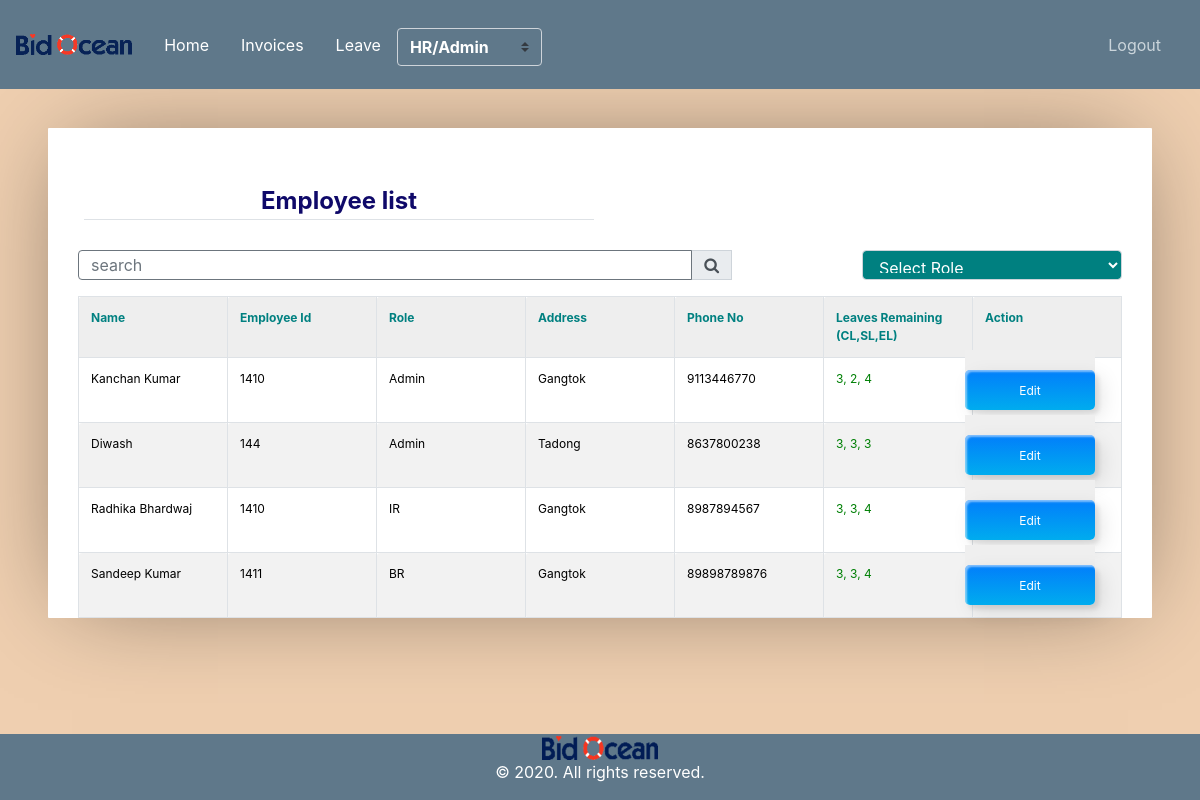
The app's page /employee-list/ (signed in), older data.
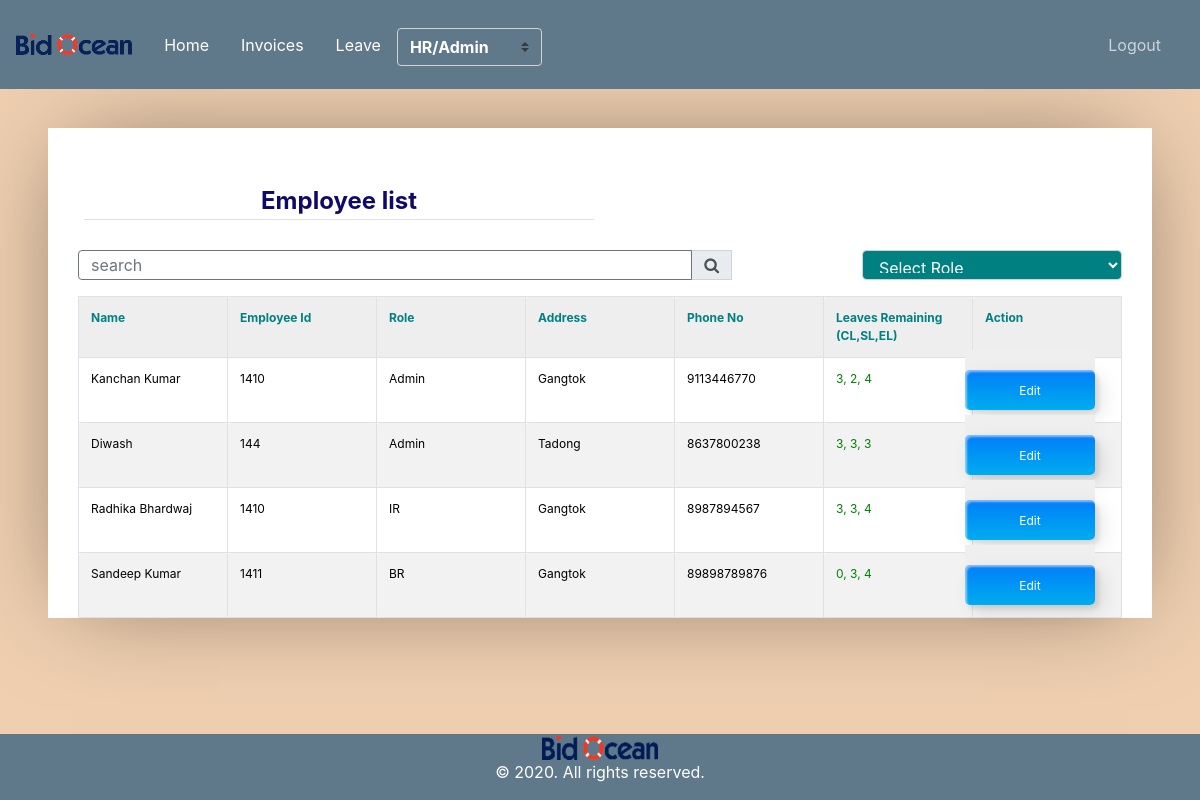
The same page, newer data.
### user_invoice/models.py (models this page shows, shortened)
class Employee(models.Model):
	id       = models.AutoField(primary_key=True)
	name     = models.CharField(max_length=300)
	role     = models.ForeignKey(Role,on_delete=models.CASCADE)
	salary   = models.CharField(max_length=300, null=True, blank=True)
	address  = models.CharField(max_length=300)
	emp_id   = models.CharField(max_length=300, null=True, blank=True)
	phone_no = models.CharField(max_length=300)
	auth_tbl = models.OneToOneField(Userdetail, on_delete=models.CASCADE)
	added_at = models.DateTimeField(auto_now_add=True)

class Role(models.Model):
    id         = models.AutoField(primary_key=True)
    name       = models.CharField(max_length=300)
    created_at = models.DateTimeField(auto_now_add=True)
    status     = models.SmallIntegerField(default=1)

### leave/models.py (models this page shows)
class LeaveBalance(models.Model):
	id           = models.AutoField(primary_key=True)
	casual_leave = models.CharField(max_length=200)
	earned_leave = models.CharField(max_length=200)
	sick_leave   = models.CharField(max_length=200)
	employee     = models.OneToOneField(Employee, on_delete=models.CASCADE, related_name='leave_bal')

### user_invoice/views.py (the view)
# urls.py: path('employee-list/',views.EmployeeDisplayView.as_view(),name='employee_list'),
class EmployeeDisplayView(AdminOrHRPanelMixin,TemplateView):
    template_name = 'user_invoice/employee_list.html'
    def get(self, request):
        employee_list    = Employee.objects.all()
        try:
            search     = request.GET['search']
        except:
            search     = None
        try:
            role     = request.GET['role']
        except:
            role     = None
        query_param = {}
        if search is not None and search is not "":
            search = search.strip()
            query_param['search'] = search
            employee_list = employee_list.filter(Q(name__icontains=search)|Q(address__icontains=search)|(Q(phone_no__icontains=search))|Q(emp_id__icontains=search))
        if role is not None and role is not "":
            query_param['role'] = role
            employee_list = employee_list.filter(role__pk__exact=role)
        roles            = Role.objects.all()
        paginator        = Paginator(employee_list,10)
        page             = request.GET.get('page')
        paginatedcontent = paginator.get_page(page)
        context = {
            'query_param' : query_param,
            'employees'   : paginatedcontent,
            'title'       : 'Employee list',
            'roles'       : roles,
            'role'        : Employee.objects.get(auth_tbl=self.request.user).role.name.lower()
        }
        return render(request, self.template_name, context)

### user_invoice/mixin.py (called while the page is built)
    def test_func(self):
        user     = self.request.user
        employee = Employee.objects.get(auth_tbl=user)
        return employee.role.name.lower() == 'admin' or employee.role.name.lower() == 'hr'

### user_invoice/templates/user_invoice/employee_list.html (shortened to what this page needs)
{% extends "user_invoice/base.html" %}
{% load crispy_forms_tags %}
{% block content %}
		<div class='container'>
		<table  width="100%">
			<tr>
				<td><legend class="border-bottom mb-4" style="color: rgb(15, 9, 105);text-align: center;"><b>Employee list</b> </legend></td>
				<td align="right"></td>
			</tr>
		</table>
		<form>
			<table >
				<tr>
						<link rel="stylesheet" href="https://stackpath.bootstrapcdn.com/font-awesome/4.7.0/css/font-awesome.min.css">
					<div class="form-group w-30" >
						<div class="input-group mb-3">
							<input type="text" name="search" style="width: 30px;height: 30px;" class="form-control border-secondary py-2" value="{{request.GET.search}}" placeholder="search">
							<div class="input-group-append">
							 <button class="input-group-text" style="height: 30px;" type="submit" name="submitbtn" value="Search"><i class="fa fa-search"></i>
							</div>
							<div id="styled-select">
								<select   class="form-control"style="width:260px; height:30px;color:white;background-color:teal;margin-left:130px" name="role"  onchange="this.form.submit()">
									<option value="" style="color: white;"><b> Select Role </b></option>
								</select>
							</div>
					</div>
				</div>
				</tr>
			</table>
		</form>
		<table cellpadding="0" cellspacing="0" border="0" class="table table-bordered table-striped  display" width="100%">
			<tr>
				<th style="color: teal;"><b>Name</b>  </th>
				<th style="color: teal;"><b>Employee Id</b></th>
				<th style="color: teal;"><b>Role</b></th>
				<th style="color: teal;"><b> Address</b></th>
				<th style="color: teal;"><b> Phone No</b></th>
				<th style="color: teal;"><b> Leaves Remaining (CL,SL,EL)</b></th>
				<th style="color: teal;"><b> Action</b></th>
			</tr>
			{% for employee in employees %}
				<tr>
					<td style="color: rgb(0, 0, 0);">{{employee.name}}</td>
					<td style="color: rgb(0, 0, 0);">{{employee.emp_id}}</td>
					<td style="color: rgb(0, 0, 0);">{{employee.role.name}}</td>
					<td style="color: rgb(0, 0, 0);;">{{employee.address}}</td>
					<td style="color: rgb(0, 0, 0);;">{{employee.phone_no}}</td>
					<td style="color: rgb(0, 128, 6);">{{employee.leave_bal.casual_leave}}, {{employee.leave_bal.sick_leave}}, {{employee.leave_bal.earned_leave}}</td>
					<td style="color: rgb(0, 0, 0);;"><a href="{% url 'employee_edit' employee.pk %}"><button class="custom-btn btn-12"><span>Click!</span><span>Edit</span></button></a></td>
				</tr>
			{% endfor %}
		</table>
		</div>
{% endblock content %}

Row changes from the older to the newer data that the page shows:
changed through a linked row, Employee "Sandeep Kumar": leave_bal.casual_leave "3" → "0"
